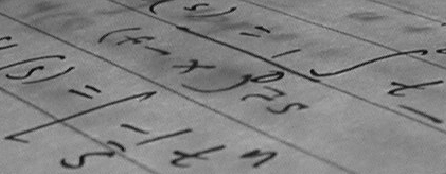
#> input picture 01_assignment/hand_writting.png, 446 x 174 px
$ python HM1_HarrisCorner.py
#> lines starting #> are read from the running program, lines starting #| are printed output that depends on the picture
### 01_assignment/utils.py
import cv2
import matplotlib.pyplot as plt
from mpl_toolkits.mplot3d import Axes3D
import numpy as np


def read_img(path):
#> called with path = 'hand_writting.png'
    return cv2.imread(path, cv2.IMREAD_GRAYSCALE)
#> returned value is the input picture: shape (174, 446); min 10, max 197, mean 129.3


def write_img(path, img):
    cv2.imwrite(path, img)


def draw_corner(img_path, save_path, coner_list):
    vis_img = cv2.imread(img_path)
    for point in coner_list:
        cv2.circle(vis_img, (int(point[1]), int(point[0])), 2, (0, 0, 255), -1)

    write_img(save_path, vis_img)


def plane_func(pf, p_xy):
    return (pf[0]*p_xy[:, 0] + pf[1]*p_xy[:, 1] + pf[3])/-pf[2]


# plane function: pf[0]*x+pf[1]*y+pf[2]*z+pf[3]=0
# [13 lines left out: function draw_save_plane_with_points, not called in this run]

### 01_assignment/HM1_Convolve.py
import numpy as np
from utils import read_img, write_img


def padding(img, padding_size, type):
    """
        The function you need to implement for Q1 a).
        Inputs:
            img: array(float)
            padding_size: int
            type: str, zeroPadding/replicatePadding
        Outputs:
            padding_img: array(float)
    """
#> called with padding_size = 1, type = 'replicatePadding'

    if type == "zeroPadding":
        padding_img = np.zeros(np.array(img.shape) + padding_size * 2)
        padding_img[padding_size:-padding_size,
                    padding_size:-padding_size] = img

        return padding_img
    elif type == "replicatePadding":
        padding_img = np.empty(np.array(img.shape) + padding_size * 2)
        padding_img[padding_size:-padding_size,
                    padding_size:-padding_size] = img

        # up
        padding_img[:padding_size, padding_size:-
                    padding_size] = img[0]
        padding_img[:padding_size,
                    :padding_size] = img[0, 0]
#> padding_img: shape (176, 448) float64; min 0, max 0.773, mean 0.502

        # left
        padding_img[padding_size:-padding_size,
                    : padding_size] = img[:, 0][:, np.newaxis]
        padding_img[-padding_size:,
                    :padding_size] = img[-1, 0]
#> padding_img: shape (176, 448) float64; min 0, max 0.773, mean 0.503

        # down
        padding_img[-padding_size:, padding_size:-
                    padding_size] = img[-1]
        padding_img[-padding_size:,
                    -padding_size:] = img[-1, -1]
#> padding_img: shape (176, 448) float64; min 0, max 0.773, mean 0.506

        # right
        padding_img[padding_size:-padding_size,
                    -padding_size:] = img[:, -1][:, np.newaxis]
        padding_img[:padding_size,
                    -padding_size:] = img[0, -1]
#> padding_img: shape (176, 448) float64; min 0.0392, max 0.773, mean 0.507

        return padding_img


# [42 lines left out: function convol_with_Toeplitz_matrix, not called in this run]


def convolve(img, kernel):
    """
        The function you need to implement for Q1 c).
        Inputs:
            img: array(float)
            kernel: array(float)
        Outputs:
            output: array(float)
    """

    # build the sliding-window convolution here
    nH, nW = img.shape
#> nH = 176; nW = 448
    kH, kW = kernel.shape
    output_H, output_W = nH-kH+1, nW-kW+1
#> output_H = 174; output_W = 446

    # construct the index
    # select the rows
    i1 = np.repeat(np.arange(kH), kW)
    i2 = np.repeat(np.arange(output_H), output_W)
    i = i1.reshape((-1, 1)) + i2.reshape((1, -1))
    # select the columns
    j1 = np.tile(np.arange(kW), kH)
    j2 = np.tile(np.arange(output_W), output_H)
    j = j1.reshape((-1, 1)) + j2.reshape((1, -1))

    # convolution
    conv_matrix = img[i, j]  # shape: (k^2, (N-k+1)^2)
    output = kernel.reshape((1, -1)) @ conv_matrix
    output = output.reshape((output_H, output_W))

    return output


# [6 lines left out: function Gaussian_filter, not called in this run]


def Sobel_filter_x(img):
    padding_img = padding(img, 1, "replicatePadding")
    sobel_kernel_x = np.array([[-1, 0, 1], [-2, 0, 2], [-1, 0, 1]])
    output = convolve(padding_img, sobel_kernel_x)
    return output


def Sobel_filter_y(img):
    padding_img = padding(img, 1, "replicatePadding")
#> in padding (call 2), `padding_img[:padding_size, :padding_size] = img[0, 0]`: padding_img: shape (176, 448) float64; min -0.275, max 0.773, mean 0.502
#> in padding (call 2), `padding_img[-padding_size:, :padding_size] = img[-1, 0]`: padding_img: shape (176, 448) float64; min -0.275, max 0.773, mean 0.503
#> in padding (call 2), `padding_img[-padding_size:, -padding_size:] = img[-1, -1]`: padding_img: shape (176, 448) float64; min -0.275, max 0.773, mean 0.506
    sobel_kernel_y = np.array([[-1, -2, -1], [0, 0, 0], [1, 2, 1]])
    output = convolve(padding_img, sobel_kernel_y)
#> in convolve (call 2), `output = output.reshape((output_H, output_W))`:
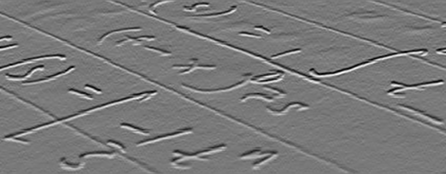
#> output: shape (174, 446) float64; min -1.85, max 2.05, mean 0.0043; drawn with min black and max white
    return output


# [31 lines that do not run on import are left out]

### 01_assignment/HM1_HarrisCorner.py
import numpy as np
from utils import read_img, draw_corner
from HM1_Convolve import convolve, Sobel_filter_x, Sobel_filter_y, padding


def corner_response_function(input_img, window_size, alpha, threshold):
    """
        The function you need to implement for Q3.
        Inputs:
            input_img: array(float)
            window_size: int
            alpha: float
            threshold: float
        Outputs:
            corner_list: list
    """

    # please solve the corner_response_function of each window,
    # and keep windows with theta > threshold.
    # you can use several functions from HM1_Convolve to get
    # I_xx, I_yy, I_xy as well as the convolution result.
    # for detials of corner_response_function, please refer to the slides.

    I_x, I_y = Sobel_filter_x(input_img), Sobel_filter_y(input_img)
    I_xx, I_yy, I_xy = I_x * I_x, I_y * I_y, I_x * I_y
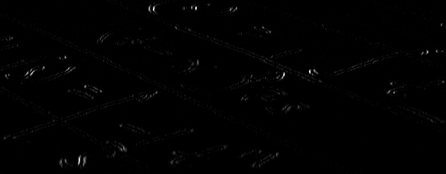
#> I_xx: shape (174, 446) float64; min 0, max 3.72, mean 0.024; drawn with min black and max white
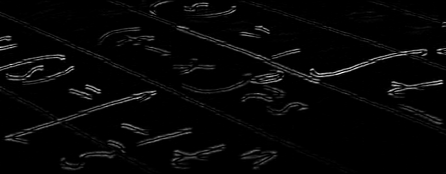
#> I_yy: shape (174, 446) float64; min 0, max 4.19, mean 0.112; drawn with min black and max white
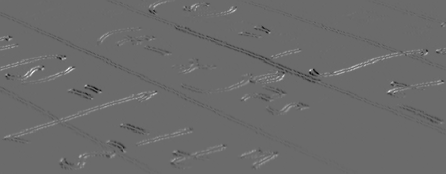
#> I_xy: shape (174, 446) float64; min -1.75, max 2.41, mean 0.00179; drawn with min black and max white
    W = np.ones((window_size, window_size))

    # convolution
    wI_xx, wI_yy, wI_xy = convolve(padding(I_xx, window_size // 2, "replicatePadding"), W), convolve(padding(
        I_yy, window_size // 2, "replicatePadding"), W), convolve(padding(I_xy, window_size // 2, "replicatePadding"), W)
#> call 3 of padding, with padding_size = 2, type = 'replicatePadding'
#> in padding (call 3), `padding_img[:padding_size, padding_size:- padding_size] = img[0]`: padding_img: shape (178, 450) float64; min 0, max 135.1, mean 0.9
#> in padding (call 3), `padding_img[:padding_size, :padding_size] = img[0, 0]`: padding_img: shape (178, 450) float64; min 0, max 135.1, mean 0.9
#> in padding (call 3), `padding_img[padding_size:-padding_size, : padding_size] = img[:, 0][:,..`: padding_img: shape (178, 450) float64; min 0, max 135.1, mean 0.5
#> in padding (call 3), `padding_img[-padding_size:, :padding_size] = img[-1, 0]`: padding_img: shape (178, 450) float64; min 0, max 135.1, mean 0.5
#> in padding (call 3), `padding_img[-padding_size:, padding_size:- padding_size] = img[-1]`: padding_img: shape (178, 450) float64; min 0, max 135.1, mean 0.5
#> in padding (call 3), `padding_img[-padding_size:, -padding_size:] = img[-1, -1]`: padding_img: shape (178, 450) float64; min 0, max 135.1, mean 0.5
#> in padding (call 3), `padding_img[padding_size:-padding_size, -padding_size:] = img[:, -1][:..`: padding_img: shape (178, 450) float64; min 0, max 107.7, mean 0
#> in padding (call 3), `padding_img[:padding_size, -padding_size:] = img[0, -1]`:
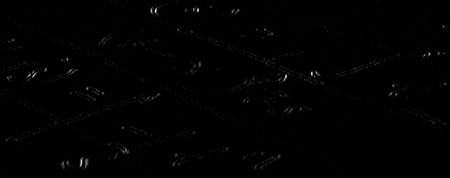
#> padding_img: shape (178, 450) float64; min 0, max 3.72, mean 0.0235; drawn with min black and max white
#> in padding (call 4), `padding_img[:padding_size, padding_size:- padding_size] = img[0]`: padding_img: shape (178, 450) float64; min 0, max 4.19, mean 0.109
#> in padding (call 4), `padding_img[:padding_size, :padding_size] = img[0, 0]`: padding_img: shape (178, 450) float64; min 0, max 4.19, mean 0.109
#> in padding (call 4), `padding_img[padding_size:-padding_size, : padding_size] = img[:, 0][:,..`: padding_img: shape (178, 450) float64; min 0, max 4.19, mean 0.109
#> in padding (call 4), `padding_img[-padding_size:, :padding_size] = img[-1, 0]`: padding_img: shape (178, 450) float64; min 0, max 4.19, mean 0.109
#> in padding (call 4), `padding_img[-padding_size:, padding_size:- padding_size] = img[-1]`: padding_img: shape (178, 450) float64; min 0, max 4.19, mean 0.109
#> in padding (call 4), `padding_img[-padding_size:, -padding_size:] = img[-1, -1]`: padding_img: shape (178, 450) float64; min 0, max 4.19, mean 0.109
#> in padding (call 4), `padding_img[padding_size:-padding_size, -padding_size:] = img[:, -1][:..`: padding_img: shape (178, 450) float64; min 0, max 4.19, mean 0.109
#> in padding (call 4), `padding_img[:padding_size, -padding_size:] = img[0, -1]`: padding_img: shape (178, 450) float64; min 0, max 4.19, mean 0.109
#> in convolve (call 4), `output = output.reshape((output_H, output_W))`:
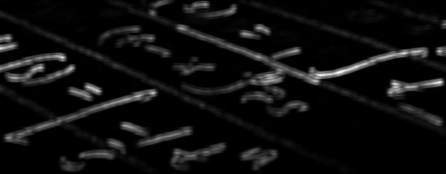
#> output: shape (174, 446) float64; min 0.00314, max 46.91, mean 2.8; drawn with min black and max white
#> in padding (call 5), `padding_img[padding_size:-padding_size, padding_size:-padding_size] = ..`:
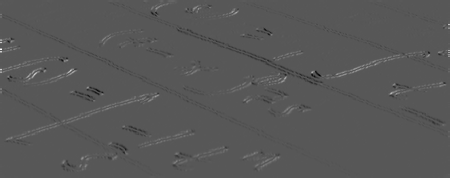
#> padding_img: shape (178, 450) float64; min -1.75, max 3.34, mean 0.00292; drawn with min black and max white

    # calculate the determinant and the trace of M(x,y) at each point
    det = wI_xx * wI_yy - wI_xy * wI_xy
    trace = wI_xx + wI_yy

    theta = det - alpha * trace * trace
    corner_x, corner_y = np.where(theta > threshold)
#> corner_x = 1949 values from 3 to 167; corner_y = 1949 values, max 444 at index 232, min 3 at index 1527, mean 203.6
    filter_theta = theta[theta > threshold].reshape(-1, 1)
#> filter_theta = 1949 values, max 398.6 at index 789, min 10.01 at index 346, mean 36.98

    corner_list = np.concatenate(
        (corner_x.reshape(-1, 1), corner_y.reshape(-1, 1), filter_theta), axis=1)
#> corner_list = 1949 rows, first 8: [3, 206, 18.88], [3, 207, 32.24], [3, 208, 25.41], [3, 209, 15], [4, 195, 11.17], [4, 196, 13.28], [4, 197, 18.79], [4, 206, 19.57]

    # the corners in corne_list: a tuple of (index of rows, index of cols, theta)
    return corner_list


if __name__ == "__main__":

    # Load the input images
    input_img = read_img("hand_writting.png")/255.

    # you can adjust the parameters to fit your own implementation
    window_size = 5
    alpha = 0.05
    threshold = 10

    corner_list = corner_response_function(
        input_img, window_size, alpha, threshold)

    # NMS
    corner_list_sorted = sorted(corner_list, key=lambda x: x[2], reverse=True)
#> corner_list_sorted = 1949 items, first 6: [71, 311, 398.6], [71, 310, 321.3], [70, 311, 317.4], [71, 312, 278.9], [72, 311, 269.8], [70, 312, 253.9]
    NML_selected = []
    NML_selected.append(corner_list_sorted[0][:-1])
    dis = 10
    for i in corner_list_sorted:
        for j in NML_selected:
            if (abs(i[0] - j[0]) <= dis and abs(i[1] - j[1]) <= dis):
                break
        else:
            NML_selected.append(i[:-1])
#> this loop made 1949 passes
#> after the loop, NML_selected = 65 pairs, first value 5 to 165, second value 6 to 443

    # save results
    draw_corner("hand_writting.png",
                "result/HM1_HarrisCorner.png", NML_selected)
#> the loop in draw_corner, `for point in coner_list:` made 65 passes
#> point on passes 1 to 12: [71, 311], [52, 425], [92, 389], [57, 63], [67, 42], [86, 86], [73, 282], [6, 194], [51, 438], [10, 151], [8, 234], [91, 99]
